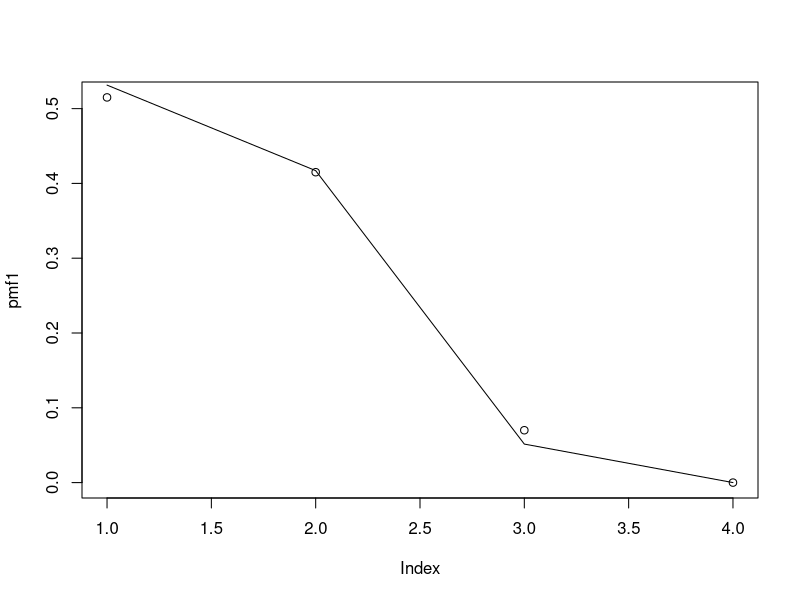
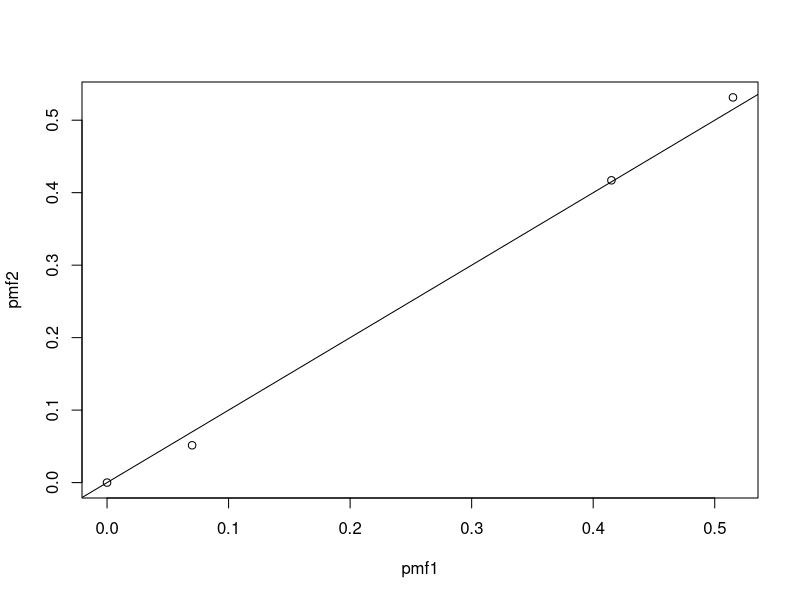

Generate these figures, in order, with R:
# Libraries ####
library(plyr)

# Searching for rare objects ####

# We're looking for rare objects
# And have n chances
# Chance to find an object is p

# We start with K objects to be found

# If we've already found k objects, the chance to find an object is:
# 1-(1-p)^(K-k)
# We can't find objects if they've all been taken
found <- function(k, p, K)
{
  if (k < K){
    return (1-(1-p)^(K-k))
  }
  else
  {
    return(0)
  }  
}

# For each trial, we either find an object or we don't
find_paths <- function(n)
{
  paths <- as.matrix(expand.grid(rep(list(c(0, 1)), n)))
  return (paths)
}

# The probability of each branch is dependent on the number of events before it
find_k_branches <- function (paths)
{
  # Compute the number of objects found for each branch
  # Finding an object increases the count by 1
  t(sapply (1:nrow(paths), 
    function(i)
    {
      sapply(1:ncol(paths), function(j, x)
      {
        ifelse(j==1, 0, sum(x[1:(j-1)]))
      }
      , x=paths[i,])
    }
  ))
}

# We can find the probability of each path by multiplying the probability of each branch
find_prob_paths <- function (paths, k_branches, p, K)
{
  prob_branch <- function (path_found, k_branch)
  {
    # If the event was a success, the probability is given by found()
    if (path_found)
    {
      return (found(k_branch, p, K))
    }
    # Otherwise, the probability is given by !found()
    else
    {
      return (1 - found(k_branch, p, K))
    }
  }
  
  # Create a matrix to store the probabilities
  prob_matrix <- paths
  
  # Find the probability of each branch
  prob_matrix[,] <- mapply (FUN=prob_branch, path_found=paths, k_branch=k_branches)
  
  # Find the probabilities of each path
  prob_paths <- apply (prob_matrix, 1, prod)
  
  return (prob_paths)
}

# Now we need to group the paths by the number of objects found
# Summing across the group is the probability mass for that outcome 
find_k_paths <- function (paths)
{
  rowSums(paths)
}

k_probability <- function(prob_paths, k_paths)
{
  df <- data.frame(prob=prob_paths, k=k_paths)
  k_probs <- ddply(df, "k", summarise, total_prob=sum(prob))
  return (k_probs$total_prob)
}

# Putting it all together to make a probability mass function
dneedles2 <- function(n, p, K)
{
  paths <- find_paths(n)
  k_branches <- find_k_branches(paths)
  prob_paths <- find_prob_paths (paths, k_branches, p, K)
  
  k_paths <- find_k_paths (paths)
  pmf <- k_probability (prob_paths, k_paths)
  return (pmf)
}

# And then a RNG function
rneedles2 <- function(n, p, K)
{
  pmf <- dneedles2(n, p, K)
  random <- sample(0:n, 1, prob=pmf)
  return(random)
}

# A faster approach ####

# The pmf approach is extremely slow! Finding the pmf takes O(2^n) time :(
# A tree traversal approach should be doable in O(n) time to generate random samples from the distribution
# Bootstrapping from this rng can be used to approximate the correct pmf if needed in O(n^2) time

# Let's just loop through
rneedles <- function(n, p, K)
{
  # Start with 0 successes
  k <- 0
  
  # Make a decision at each branch
  for (i in 1:n)
  {
    grab <- rbinom(1, 1, found(k, p, K))
    
    if (grab){k = k + 1}
  }
  
  return (k)
}

dneedles <- function(n, p, K, samples=100*(n+1))
{
    results <- replicate(samples, rneedles(n, p, K))
    counts <- count(results)
    counts$freq <- counts$freq / sum(counts$freq)
    
    # Add 0 probability for unseen outcomes
    all_outcomes <- 0:n
    found_outcomes <- counts$x
    missing_outcomes <- setdiff(all_outcomes, found_outcomes)
    
    if (length(missing_outcomes) > 0)
    {
      missing_rows <- data.frame(x=missing_outcomes, freq=0)
      counts <- rbind (missing_rows, counts)
      counts <- counts[order(counts$x), ]
    }
    
    
    pmf <- counts$freq
    
    return(pmf)
}

# Comparing the approaches ####

# Test parameters
n <- 3
p <- 0.1
K <- 2

# Timing 
system.time(dneedles(n, p, K))
system.time(dneedles2(n, p, K))

# Comparing outcomes
pmf1 <- dneedles(n, p, K)
pmf2 <- dneedles2(n, p, K)

plot(pmf1)
lines(pmf2)

plot(pmf1, pmf2)
abline(a=0, b=1)